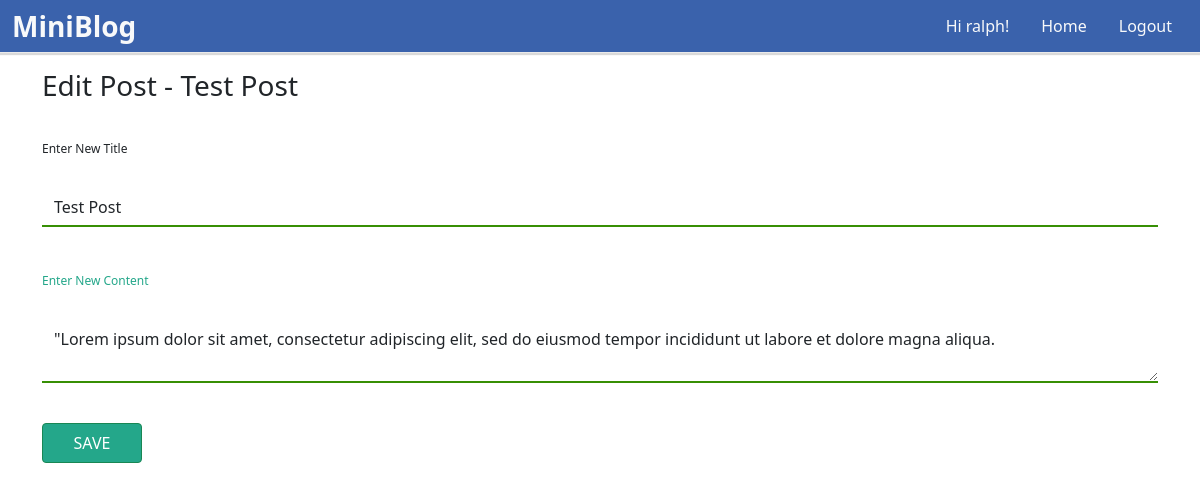
The app's page /edit_post.php?p_id=2 (signed in), older data.
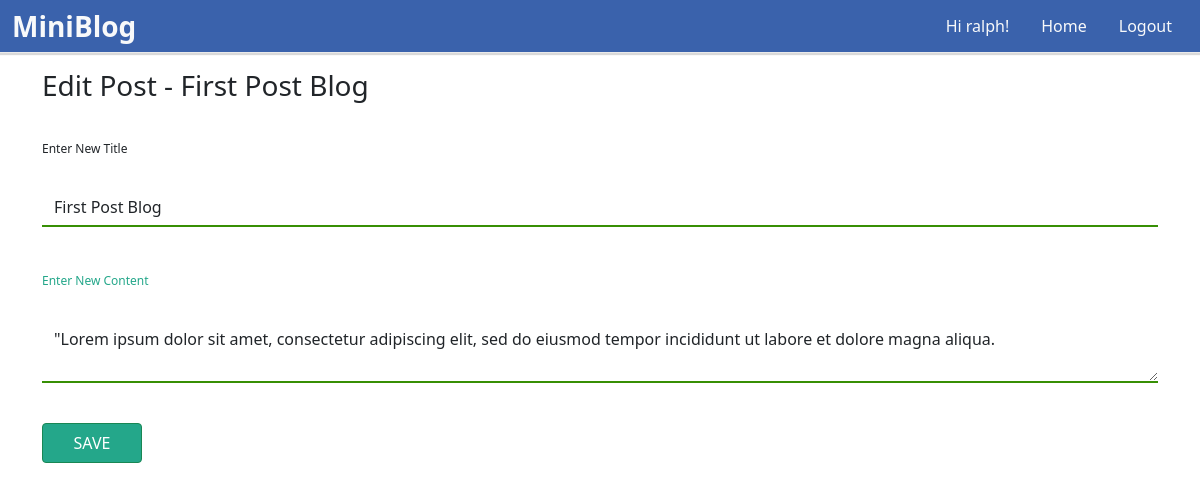
The same page, newer data.
### tables this page shows
CREATE TABLE `posts` (
  `id` int(11) NOT NULL,
  `post_title` varchar(255) NOT NULL,
  `post_content` text NOT NULL,
  `post_date` varchar(255) NOT NULL
);

### includes/classes/PostController.php (called while the page is built, shortened)
<?php
class PostController
{
    public static function getPost($post_id)
    {
        global $connection;
        $query = "SELECT * FROM posts WHERE id = $post_id";
        $selectPost = mysqli_query($connection, $query);
        return $selectPost;
    }
}

### edit_post.php (the view, shortened to what this page needs)
<?php
require_once "layouts/header.php";
require_once "layouts/nav.php";
if (isset($_GET['p_id'])) {
    $get_post_id = mysqli_real_escape_string($connection, $_GET['p_id']);
    $post = PostController::getPost($get_post_id);
    while ($row = mysqli_fetch_array($post)) {
        $post_title = $row['post_title'];
        $post_content = $row['post_content'];
    }
}
?>
<section>
    <div class="container">
        <form action="" method="POST" class="form">
            <h3 class="pt-3 pb-4">Edit Post - <?= $post_title; ?></h3>
            <div class="form-group">
                <label for="title" class="label-title">Enter New Title</label>
                <input type="text" name="title" value="<?= $post_title; ?>" class="form-control form-input-edit">
                <label for="content" class="label-content">Enter New Content</label>
                <textarea name="content" rows="2" class=" form-control form-input-edit"><?= $post_content; ?></textarea>
                <button name="submit" class="btn btn-success blog-btn">SAVE</button>
            </div>
        </form>
    </div>
</section>
<?php include "layouts/footer.php"; ?>

Row changes from the older to the newer data that the page shows:
changed posts: post_title "Test Post" → "First Post Blog"; title "Test Post" → "First Post Blog"
